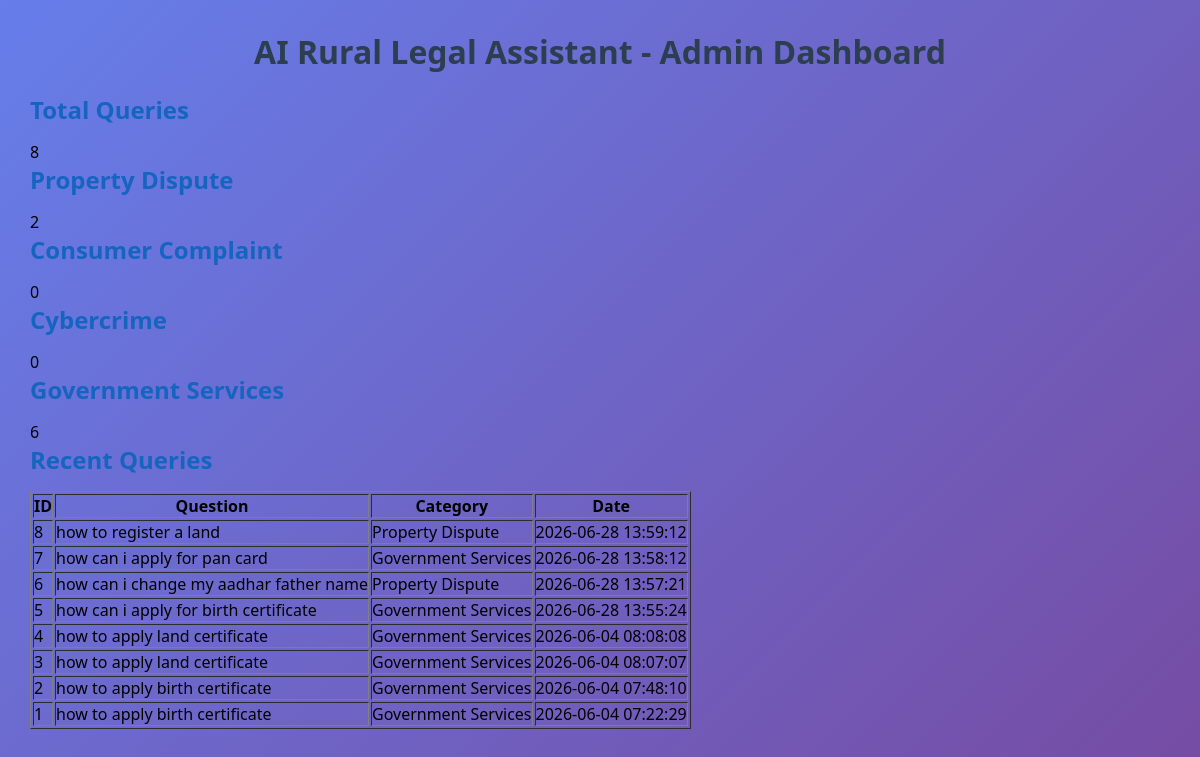
The page /admin on the database its author committed.
### tables this page shows
CREATE TABLE chat_history(
        id INTEGER PRIMARY KEY AUTOINCREMENT,
        question TEXT,
        answer TEXT,
        category TEXT,
        created_at TIMESTAMP DEFAULT CURRENT_TIMESTAMP
    );

### app.py (the view)
@app.route("/admin")
def admin():
    try:
        (
            total_queries,
            property_count,
            consumer_count,
            cybercrime_count,
            government_count,
            chats
        ) = get_dashboard_data()
        return render_template(
            "admin.html",
            total_queries=total_queries,
            property_count=property_count,
            consumer_count=consumer_count,
            cybercrime_count=cybercrime_count,
            government_count=government_count,
            chats=chats
        )
    except Exception as e:
        return f"Dashboard Error: {str(e)}"

### templates/admin.html (shortened to what this page needs)
<!DOCTYPE html>
<html>
<head>
    <link rel="stylesheet" href="/static/style.css">
</head>
<body>
    <h1>AI Rural Legal Assistant - Admin Dashboard</h1>
    <div class="dashboard">
        <div class="card">
            <h2>Total Queries</h2>
            <p id="totalQueries">{{ total_queries }}</p>
        </div>
        <div class="card">
            <h2>Property Dispute</h2>
            <p>{{ property_count }}</p>
        </div>
        <div class="card">
            <h2>Consumer Complaint</h2>
            <p>{{ consumer_count }}</p>
        </div>
        <div class="card">
            <h2>Cybercrime</h2>
            <p>{{ cybercrime_count }}</p>
        </div>
        <div class="card">
            <h2>Government Services</h2>
            <p>{{ government_count }}</p>
        </div>
    </div>
    <h2>Recent Queries</h2>
    <table border="1">
        <tr>
            <th>ID</th>
            <th>Question</th>
            <th>Category</th>
            <th>Date</th>
        </tr>
        {% for row in chats %}
        <tr>
            <td>{{ row[0] }}</td>
            <td>{{ row[1] }}</td>
            <td>{{ row[3] }}</td>
            <td>{{ row[4] }}</td>
        </tr>
        {% endfor %}
    </table>
</body>
</html>

### static/style.css (style rules this page uses)
* { margin:0; padding:0; box-sizing:border-box; }
body { font-family:'Segoe UI',sans-serif; background:linear-gradient(135deg,#667eea,#764ba2); min-height:100vh; padding:30px; }
h1 { text-align:center; color:#2c3e50; margin-bottom:20px; }
h2 { color:#1565c0; margin-bottom:15px; }

### rows shown on the page
chat_history: id "8", question "how to register a land", category "Property Dispute", created_at "2026-06-28 13:59:12"
chat_history: id "7", question "how can i apply for pan card", category "Government Services", created_at "2026-06-28 13:58:12"
chat_history: id "6", question "how can i change my aadhar father name", category "Property Dispute", created_at "2026-06-28 13:57:21"
chat_history: id "5", question "how can i apply for birth certificate", category "Government Services", created_at "2026-06-28 13:55:24"
chat_history: id "4", question "how to apply land certificate", category "Government Services", created_at "2026-06-04 08:08:08"
chat_history: id "3", question "how to apply land certificate", category "Government Services", created_at "2026-06-04 08:07:07"
chat_history: id "2", question "how to apply birth certificate", category "Government Services", created_at "2026-06-04 07:48:10"
chat_history: id "1", question "how to apply birth certificate", category "Government Services", created_at "2026-06-04 07:22:29"

### other values the page prints
{{ total_queries }} "8"
{{ property_count }} "2"
{{ consumer_count }} "0"
{{ cybercrime_count }} "0"
{{ government_count }} "6"
